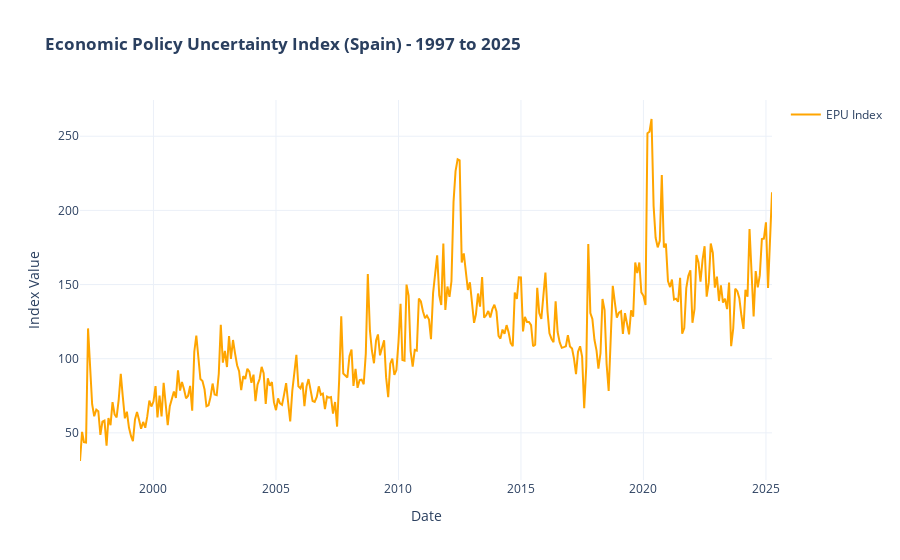

Source (notebook cell):
### Code cell
fig = go.Figure()

fig.add_trace(
    go.Scatter(
        x=df['Date'],
        y=df['Index value'],
        mode='lines',
        name='EPU Index',
        line=dict(color='orange', width=2)
    )
)

fig.update_layout(
    autosize=True,
    title='<b>Economic Policy Uncertainty Index (Spain) - 1997 to 2025</b>',
    xaxis_title='Date',
    yaxis_title='Index Value',
    template='plotly_white',
    hovermode='x unified',
    showlegend=True
)

# Show the plot
fig.show()

### Figure 1 — Plotly figure (JSON) as saved in the notebook; plotly's stock layout.template omitted (floating-point values rounded to 4 significant figures; data arrays with more than 128 entries replaced by an {"elided": "..."} marker saying what was removed)
{"data": [{"line": {"color": "orange", "width": 2}, "mode": "lines", "name": "EPU Index", "type": "scatter", "x": {"elided": "340 str values"}, "y": {"elided": "340 float values"}}], "layout": {"autosize": true, "hovermode": "x unified", "showlegend": true, "title": {"text": "<b>Economic Policy Uncertainty Index (Spain) - 1997 to 2025</b>"}, "xaxis": {"title": {"text": "Date"}}, "yaxis": {"title": {"text": "Index Value"}}}}
